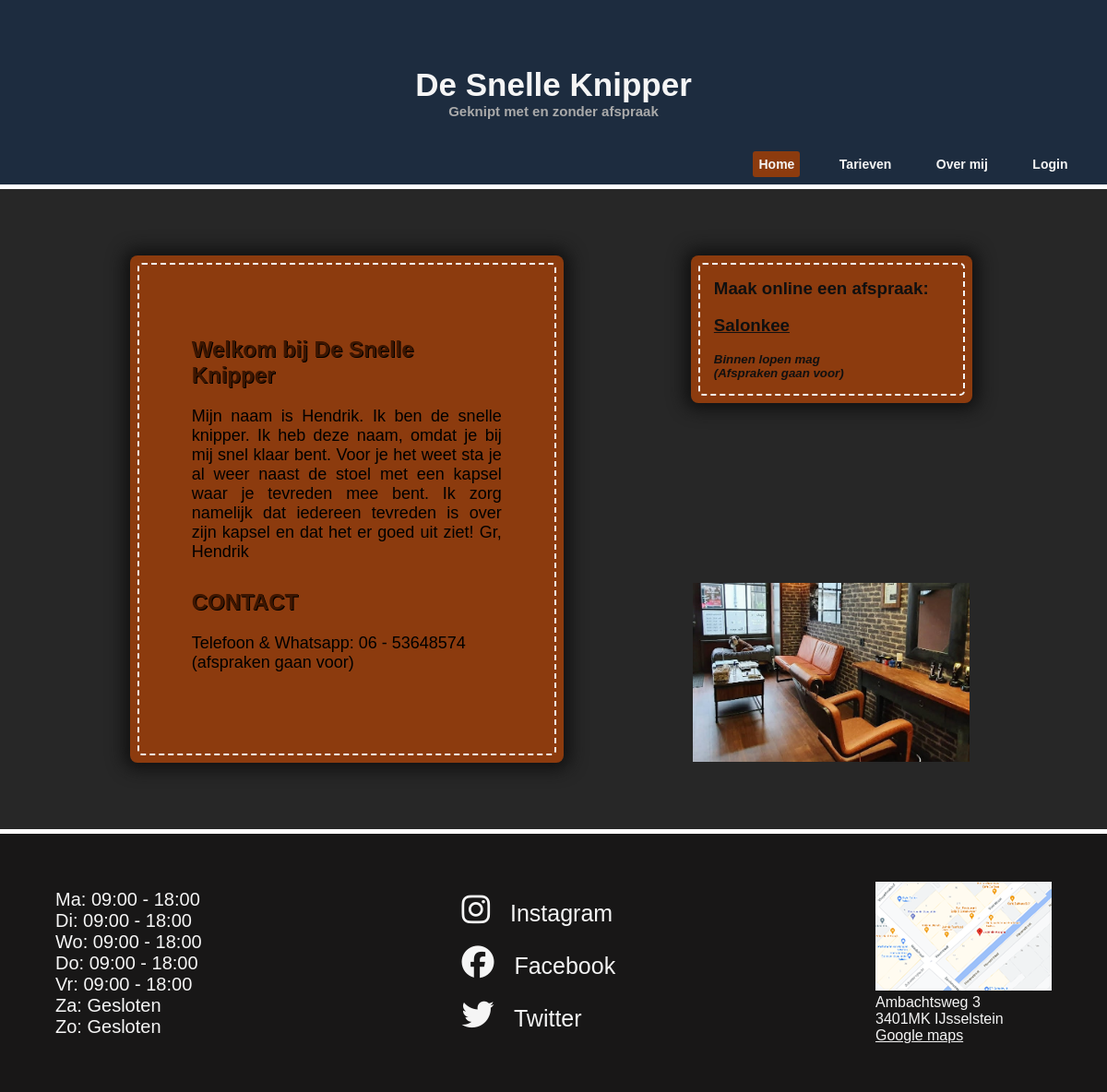
The page / on the database its author committed.
### Sitemanager/models.py (models this page shows, shortened)
class openedTimes(models.Model):
    openedDay = models.CharField(max_length=30)
    openedTime = models.CharField(max_length=30)
    class Meta:
        verbose_name_plural = "Openings tijden"

### Frontend/views.py (the view)
# urls.py: path('', views.homeView, name="home"),
def homeView(request):
    opened = openedTimes.objects.all()
    data = {
        'page': 'home.html',
        'opened': opened,
    }
    return render(request, 'index.html', data)

### Templates/index.html (shortened to what this page needs)
{% load static %}
<!DOCTYPE html>
<html lang="en">
<head>
    <link rel="stylesheet" href="{% static 'CSS/index.css' %}">
</head>
<body>
    <header>
        <div class="logo">
            <h1>De Snelle Knipper</h1>
            <h2>Geknipt met en zonder afspraak</h2>
        </div>
        <div class="nav">
            <a {% if request.get_full_path == '/' %}class="current"{% endif %} href="/">Home</a>
            <a {% if request.get_full_path == '/tarieven' %}class="current"{% endif %} href="/tarieven">Tarieven</a>
            <a {% if request.get_full_path == '/overMij' %}class="current"{% endif %} href="/overMij">Over mij</a>
            {% if user.is_authenticated %}
            <a {% if request.get_full_path == '/sitemanager' %}class="current"{% endif %} href="/sitemanager">Sitemanager</a>
            {% else %}
            <a {% if request.get_full_path == '/login' %}class="current"{% endif %} href="/login">Login</a>
            {% endif %}
        </div>
    </header>
    {% include page %}
    <footer>
        <div class="openingstijden">
            {% for time in opened %}
                <p>{{ time.openedDay }}: {{ time.openedTime }}</p>
            {% endfor %}
        </div>
        <div class="socials">
            <div class="insta">
                <a href="https://instagram.com"><i class="fab fa-instagram"></i> Instagram</a>
            </div>
            <div class="facebook">
                <a href="https://facebook.com"><i class="fab fa-facebook"></i> Facebook</a>
            </div>
            <div class="twitter">
                <a href="https://twitter.com"><i class="fab fa-twitter"></i> Twitter</a>
            </div>
        </div>
        <div class="location">
            <div class="map">
                <a target="_blank" href="https://www.google.nl/maps/place/De+Snelle+Knipper/@52.0125782,5.0494851,17z/data=!3m1!4b1!4m6!3m5!1s0x47c664955a962a3f:0x15c46dca4704f5b6!8m2!3d52.0125749!4d5.0520654!16s%2Fg%2F1v0lj_0d?entry=ttu&g_ep=EgoyMDI0MDkwMi4wIKXMDSoASAFQAw%3D%3D"><img src="{% static 'IMG/minimap.png' %}" alt=""></a>
            </div>
            <div class="data">
                <p>Ambachtsweg 3</p>
                <p>3401MK IJsselstein</p>
                <p><a target="_blank" href="https://www.google.nl/maps/place/De+Snelle+Knipper/@52.0125782,5.0494851,17z/data=!3m1!4b1!4m6!3m5!1s0x47c664955a962a3f:0x15c46dca4704f5b6!8m2!3d52.0125749!4d5.0520654!16s%2Fg%2F1v0lj_0d?entry=ttu&g_ep=EgoyMDI0MDkwMi4wIKXMDSoASAFQAw%3D%3D">Google maps</a></p>
            </div>
        </div>
    </footer>
</body>
</html>

### Templates/home.html (shortened to what this page needs)
{% load static %}
<head>
    <link rel="stylesheet" href="{% static 'CSS/home.css' %}">
</head>
<main>
    <div class="about lether">
        <h2>Welkom bij De Snelle Knipper</h2>
        <p>
            Mijn naam is Hendrik. Ik ben de snelle knipper.
            Ik heb deze naam, omdat je bij mij snel klaar bent.
            Voor je het weet sta je al weer naast de stoel met
            een kapsel waar je tevreden mee bent. Ik zorg namelijk
            dat iedereen tevreden is over zijn kapsel en dat
            het er goed uit ziet!
            Gr, Hendrik
        </p>
        <h2>CONTACT</h2>
        <p>Telefoon & Whatsapp: 06 - 53648574 <br>(afspraken gaan voor)</p>
    </div>
    <div class="info">
        <div class="text lether">
            <div class="contact">
                <h3>Maak online een afspraak:</h2>
                <br>
                <h3><a href="http://www.salonkee.nl/salon/de-snelle-knipper" target="_blank">Salonkee</a></h3>
                <br>
                <h5><i>Binnen lopen mag</i></h5>
                <h5><i>(Afspraken gaan voor)</i></h5>
            </div>
        </div>
        <div class="shop">
            <img src="{% static 'IMG/insideShop.jpg' %}" alt="shop">
        </div>
    </div>
</main>

### Static/CSS/index.css (style rules this page uses)
* { margin: 0; padding: 0; font-family: Verdana, Geneva, Tahoma, sans-serif; }
.lether { position: relative; padding: 15px; border: dashed 2px whitesmoke; border-radius: 5px; }
.lether::before { content: ""; position: absolute; top: -10px; bottom: -10px; left: -10px; right: -10px; border-radius: 8px; z-index: -5; background: #8c3b0e; box-shadow: 0px 0px 18px 7px #111111; }
main { position: relative; z-index: -50; background-color: #272727; display: flex; }
body { position: relative; z-index: -60; }
@media (min-width: 800px) { header { height: 200px; width: 100%; background: #1d2c3f; display: flex; align-items: center; justify-content: center; position: relative; margin-bottom: 5px; } }
@media (min-width: 800px) { .logo { text-align: center; color: whitesmoke; } }
@media (min-width: 800px) { .logo h1 { font-size: 35px; } }
@media (min-width: 800px) { .logo h2 { font-size: 15px; color: #aaaaaa; } }
@media (min-width: 800px) { .nav { display: flex; align-items: center; justify-content: space-evenly; position: absolute; bottom: 2px; right: 0; height: 40px; width: 35%; font-size: 14px; } }
@media (min-width: 800px) { .nav a { color: whitesmoke; font-weight: bolder; text-decoration: none; padding: 6px; background-color: none; border-radius: 3px; outline: none; } }
@media (min-width: 800px) { .nav .current { background-color: #8c3b0e; } }
@media (min-width: 800px) { footer { height: 280px; width: 90%; background-color: #181717; margin-top: 5px; display: flex; align-items: center; justify-content: space-between; color: whitesmoke; padding-left: 5%; padding-right: 5%; } }
@media (min-width: 800px) { .openingstijden { font-size: 20px; } }
@media (min-width: 800px) { .socials { font-size: 25px; display: flex; align-items: flex-start; justify-content: space-between; flex-direction: column; height: 150px; color: whitesmoke; } }
@media (min-width: 800px) { .socials a { color: whitesmoke; text-decoration: none; } }
@media (min-width: 800px) { .socials a i { font-size: 35px; margin-right: 15px; } }
@media (min-width: 800px) { .location .data a { color: whitesmoke; } }

### Static/CSS/home.css (style rules this page uses)
@media (min-width: 800px) { main { background-color: #272727; display: flex; align-items: center; justify-content: space-evenly; } }
@media (min-width: 800px) { .about { height: 500px; width: 35%; margin-top: 80px; margin-bottom: 80px; display: flex; align-items: flex-start; justify-content: center; flex-direction: column; } }
@media (min-width: 800px) { .about h2 { margin-bottom: 20px; width: 80%; margin-left: 10%; margin-right: 10%; color: #3d1601; text-shadow: black 1px 1px; } }
@media (min-width: 800px) { .about p { margin-bottom: 10px; width: 80%; margin-left: 10%; margin-right: 10%; text-align: justify; font-size: 18px; } }
@media (min-width: 800px) { .info { height: 545px; width: 25%; margin-top: 10px; display: flex; align-items: center; justify-content: space-between; flex-direction: column; } }
@media (min-width: 800px) { .text, .text a { color: rgb(16, 16, 16); } }
@media (min-width: 800px) { .text { width: calc(100% - 45px); } }
@media (min-width: 800px) { img { width: 100%; } }

### rows shown on the page
openedTimes: openedDay "Ma", openedTime "09:00 - 18:00"
openedTimes: openedDay "Di", openedTime "09:00 - 18:00"
openedTimes: openedDay "Wo", openedTime "09:00 - 18:00"
openedTimes: openedDay "Do", openedTime "09:00 - 18:00"
openedTimes: openedDay "Vr", openedTime "09:00 - 18:00"
openedTimes: openedDay "Za", openedTime "Gesloten"
openedTimes: openedDay "Zo", openedTime "Gesloten"
